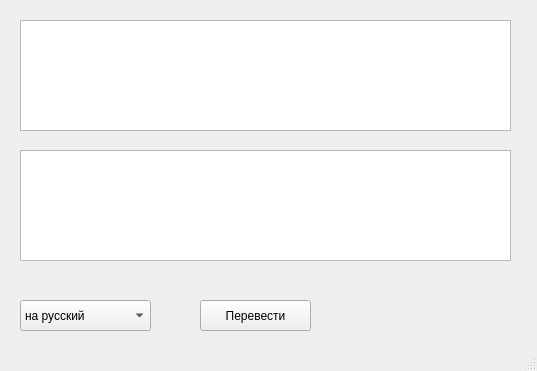
<?xml version="1.0" encoding="UTF-8"?>
<ui version="4.0">
 <class>MainWindow</class>
 <widget class="QMainWindow" name="MainWindow">
  <property name="geometry">
   <rect>
    <x>0</x>
    <y>0</y>
    <width>537</width>
    <height>371</height>
   </rect>
  </property>
  <property name="windowTitle">
   <string>Перевод</string>
  </property>
  <property name="styleSheet">
   <string notr="true">text-align: center;</string>
  </property>
  <widget class="QWidget" name="centralWidget">
   <widget class="QPushButton" name="translate_button">
    <property name="geometry">
     <rect>
      <x>200</x>
      <y>300</y>
      <width>111</width>
      <height>31</height>
     </rect>
    </property>
    <property name="text">
     <string>Перевести</string>
    </property>
   </widget>
   <widget class="QTextEdit" name="input_text">
    <property name="geometry">
     <rect>
      <x>20</x>
      <y>20</y>
      <width>491</width>
      <height>111</height>
     </rect>
    </property>
   </widget>
   <widget class="QTextBrowser" name="translated_text">
    <property name="geometry">
     <rect>
      <x>20</x>
      <y>150</y>
      <width>491</width>
      <height>111</height>
     </rect>
    </property>
    <property name="html">
     <string>&lt;!DOCTYPE HTML PUBLIC &quot;-//W3C//DTD HTML 4.0//EN&quot; &quot;http://www.w3.org/TR/REC-html40/strict.dtd&quot;&gt;
&lt;html&gt;&lt;head&gt;&lt;meta name=&quot;qrichtext&quot; content=&quot;1&quot; /&gt;&lt;style type=&quot;text/css&quot;&gt;
p, li { white-space: pre-wrap; }
&lt;/style&gt;&lt;/head&gt;&lt;body style=&quot; font-family:'Sans'; font-size:10pt; font-weight:400; font-style:normal;&quot;&gt;
&lt;p style=&quot;-qt-paragraph-type:empty; margin-top:0px; margin-bottom:0px; margin-left:0px; margin-right:0px; -qt-block-indent:0; text-indent:0px;&quot;&gt;&lt;br /&gt;&lt;/p&gt;&lt;/body&gt;&lt;/html&gt;</string>
    </property>
   </widget>
   <widget class="QComboBox" name="language_select">
    <property name="geometry">
     <rect>
      <x>20</x>
      <y>300</y>
      <width>131</width>
      <height>31</height>
     </rect>
    </property>
    <item>
     <property name="text">
      <string>на русский</string>
     </property>
    </item>
    <item>
     <property name="text">
      <string comment="EN" extracomment="Примечание">на английский</string>
     </property>
    </item>
   </widget>
  </widget>
  <widget class="QStatusBar" name="statusBar"/>
 </widget>
 <layoutdefault spacing="6" margin="11"/>
 <resources/>
 <connections/>
</ui>
